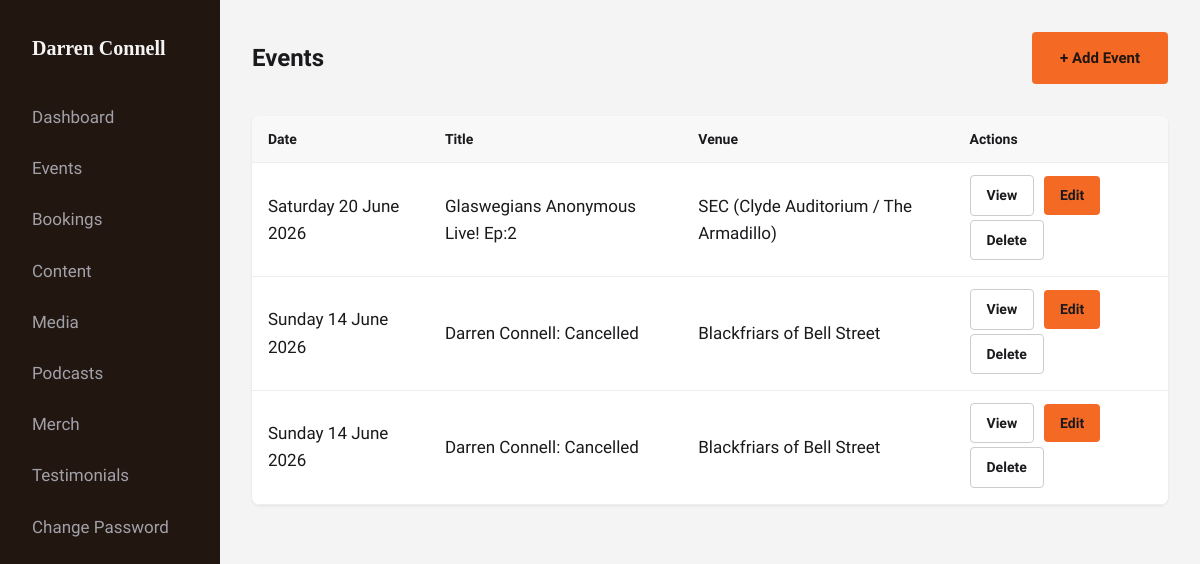
The app's page /public/admin/events.php (signed in) with its own data.
### tables this page shows
CREATE TABLE `events` (
  `id` int NOT NULL,
  `title` varchar(255) NOT NULL,
  `venue` varchar(255) NOT NULL,
  `venue_city` varchar(100) DEFAULT NULL,
  `event_date` date NOT NULL,
  `event_time` time DEFAULT NULL,
  `ticket_url` varchar(500) DEFAULT NULL,
  `description` text,
  `is_featured` tinyint(1) DEFAULT '0',
  `created_at` timestamp NULL DEFAULT CURRENT_TIMESTAMP,
  `updated_at` timestamp NULL DEFAULT CURRENT_TIMESTAMP ON UPDATE CURRENT_TIMESTAMP
);

### includes/functions.php (called while the page is built, shortened)
<?php
function e($str) {
    return htmlspecialchars($str ?? '', ENT_QUOTES, 'UTF-8');
}
function format_date($date, $format = 'l j F Y') {
    $dt = is_string($date) ? new DateTime($date) : $date;
    return $dt->format($format);
}

### public/admin/events.php (the view, shortened to what this page needs)
<?php
require_once dirname(__DIR__, 2) . '/includes/functions.php';
require_once __DIR__ . '/bootstrap.php';
$stmt = $pdo->query("SELECT * FROM events ORDER BY event_date DESC");
$events = $stmt->fetchAll();
?>
<div class="admin-header">
    <h1>Events</h1>
    <a href="?action=add" class="btn btn-primary">+ Add Event</a>
</div>
<table class="admin-table">
    <thead>
        <tr><th>Date</th><th>Title</th><th>Venue</th><th>Actions</th></tr>
    </thead>
    <tbody>
        <?php foreach ($events as $e): ?>
        <tr>
            <td><?= format_date($e['event_date']) ?></td>
            <td><?= e($e['title']) ?></td>
            <td><?= e($e['venue']) ?></td>
            <td>
                <a href="/live.php" target="_blank" rel="noopener" class="btn btn-small btn-secondary">View</a>
                <a href="?edit=<?= $e['id'] ?>" class="btn btn-small btn-primary">Edit</a>
                <a href="?delete=<?= $e['id'] ?>" class="btn btn-small btn-secondary" onclick="return confirm('Delete this event?')">Delete</a>
            </td>
        </tr>
        <?php endforeach; ?>
    </tbody>
</table>
<?php
include __DIR__ . '/layout.php';

### public/assets/css/style.css (style rules this page uses)
:root { --color-bg: #221610; --color-bg-elevated: #2d1f18; --color-surface: #1a1a1d; --color-text: #f4f4f5; --color-text-muted: #a1a1aa; --color-accent: #f46a25; --color-accent-hover: #ff7d3d; --color-border: #27272a; --font-display: 'Playfair Display', Georgia, serif; --font-body: 'Source Sans 3', -apple-system, sans-serif; --max-width: 1200px; --transition: 0.2s ease; }
*, *::before, *::after { box-sizing: border-box; }
html { scroll-behavior: smooth; }
body { margin: 0; font-family: var(--font-body); font-size: 1.0625rem; line-height: 1.6; color: var(--color-text); background: var(--color-bg); -webkit-font-smoothing: antialiased; }
a { color: var(--color-accent); text-decoration: none; transition: color var(--transition); }
.btn { display: inline-flex; align-items: center; justify-content: center; padding: 0.875rem 1.75rem; font-family: var(--font-body); font-size: 0.9375rem; font-weight: 600; border-radius: 4px; border: none; cursor: pointer; transition: all var(--transition); }
.btn-primary { background: var(--color-accent); color: var(--color-bg); }
.btn-secondary { background: transparent; color: var(--color-text); border: 1px solid var(--color-border); }
.btn-small { padding: 0.5rem 1rem; font-size: 0.875rem; }
.admin-body { background: #f4f4f5; color: #1a1a1d; }
.admin-header { display: flex; align-items: center; justify-content: space-between; flex-wrap: wrap; gap: 1rem; margin-bottom: 2rem; }
.admin-header h1 { margin: 0; font-size: 1.5rem; color: #1a1a1d; }
.admin-body .btn-secondary { background: white; color: #1a1a1d; border: 1px solid #ccc; }
.admin-table { width: 100%; border-collapse: collapse; background: white; border-radius: 8px; overflow: hidden; box-shadow: 0 1px 3px rgba(0,0,0,0.08); }
.admin-table th, .admin-table td { padding: 0.75rem 1rem; text-align: left; border-bottom: 1px solid #eee; }
.admin-table th { background: #f8f8f8; font-weight: 600; font-size: 0.875rem; }
.admin-table a { color: #2563eb; }
.admin-table .btn-primary { color: #1a1a1d; }
.admin-table .btn { margin-right: 0.35rem; margin-bottom: 0.25rem; }

### records on screen
events: event_date "Saturday 20 June 2026", title "Glaswegians Anonymous Live! Ep:2", venue "SEC (Clyde Auditorium / The Armadillo)"
events: event_date "Sunday 14 June 2026", title "Darren Connell: Cancelled", venue "Blackfriars of Bell Street"
events: event_date "Sunday 14 June 2026", title "Darren Connell: Cancelled", venue "Blackfriars of Bell Street"
